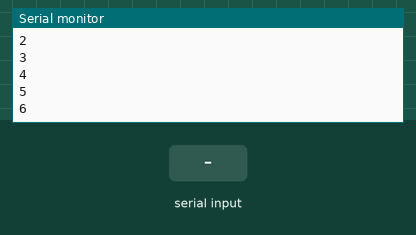
A sketch run on a simulated ESP32. Shown: the last lines printed to the serial monitor. Inputs (shaded band) come from the test bench.

Above: at 5.8 s.
5.9 s: "1" received over Serial
At 10.8 s:
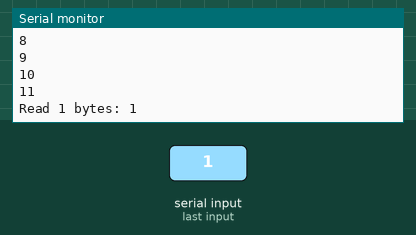
11.5 s: "0" received over Serial
14.5 s: "2" received over Serial
At 15.8 s:
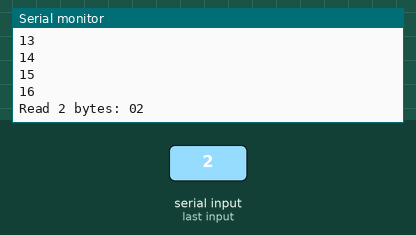
Timing chart, 0 to 17.5 s (numbered marks = the images above; inputs shaded):
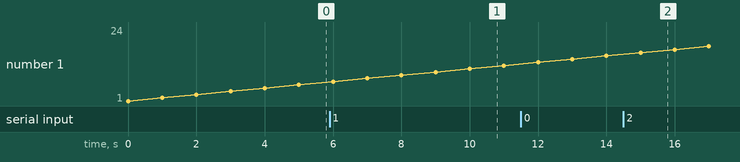

Measured:
- after the input at 5.9 s, the serial monitor: prints a new line after 4.1 s (image 1)
- after the input at 14.5 s, the serial monitor: prints a new line after 0.50 s (image 2)

The sketch:

RTOS_UART_Driver.ino
```cpp
//  Description
// This example demonstrates how data is transmitted and received over UART using FreeRTOS tasks
// on an ESP32 device. When the user writes the message "this is user message" through the
// serial interface, the program waits for a delay period of 5 seconds before reading the incoming data.
// Upon reading the data, it outputs the number of bytes received followed by the received message.

// ### Serial Output
// 69
// 70
// 71
// Read 20 bytes: this is user message
// 72
// 73
// 74


#include "freertos/FreeRTOS.h"
#include "freertos/task.h"
#include "driver/uart.h"

#define TXD_PIN (GPIO_NUM_1)
#define RXD_PIN (GPIO_NUM_3)
//________________________________________________________________________________________________________________
// Task to transmit data over UART
static void tx_task(void *arg) {
  int i = 0;
  char buffer[16];  // Buffer to hold the string representation of the integer
  while (1) {
    i++;
    // Convert integer to string
    snprintf(buffer, sizeof(buffer), "%d\n", i);  // Convert integer to string
    // Send the string via UART
    uart_write_bytes(UART_NUM_0, buffer, strlen(buffer));
    vTaskDelay(1000 / portTICK_PERIOD_MS);
  }
}
//________________________________________________________________________________________________________________
static const int RX_BUF_SIZE = 1024;
static void rx_task(void *arg) {
  uint8_t *data = (uint8_t *)malloc(RX_BUF_SIZE + 1);
  while (1) {
    //--------------------------------------------------
    // Read data from UART
    const int rxBytes = uart_read_bytes(UART_NUM_0, data, RX_BUF_SIZE, 1 / portTICK_RATE_MS);// 1ms for waitting
    if (rxBytes > 0) {
      data[rxBytes] = 0;  // Null-terminate the received data
      Serial.println("Read " + String(rxBytes) + " bytes: " + ((char *)data));   // Print received data
      //uart_write_bytes(UART_NUM_0, (char *)data, strlen((char *)data));        // Using uart_write_bytes function for transmitting data is more efficient than using Serial.print
    }
    vTaskDelay(5000 / portTICK_PERIOD_MS);  // Delay before reading next data
    //--------------------------------------------------
  }
  free(data);  // Free allocated memory for data buffer
}
//________________________________________________________________________________________________________________
void setup() {
  Serial.begin(115200);
  // Configure UART parameters
  const uart_config_t uart_config = {
    .baud_rate = 115200,
    .data_bits = UART_DATA_8_BITS,
    .parity = UART_PARITY_DISABLE,
    .stop_bits = UART_STOP_BITS_1,
    .flow_ctrl = UART_HW_FLOWCTRL_DISABLE,
  };
  // Install UART driver with buffer for received data
  uart_driver_install(UART_NUM_0, RX_BUF_SIZE * 2, 0, 0, NULL, 0);
  uart_param_config(UART_NUM_0, &uart_config);
  uart_set_pin(UART_NUM_0, TXD_PIN, RXD_PIN, UART_PIN_NO_CHANGE, UART_PIN_NO_CHANGE);

  // Create tasks for receiving and transmitting data
  xTaskCreatePinnedToCore(rx_task, "uart_rx_task", 1024 * 2, NULL, configMAX_PRIORITIES, NULL, 1);
  xTaskCreatePinnedToCore(tx_task, "uart_tx_task", 1024 * 2, NULL, configMAX_PRIORITIES - 1, NULL, 0);
}
//________________________________________________________________________________________________________________
void loop() {
}
```
